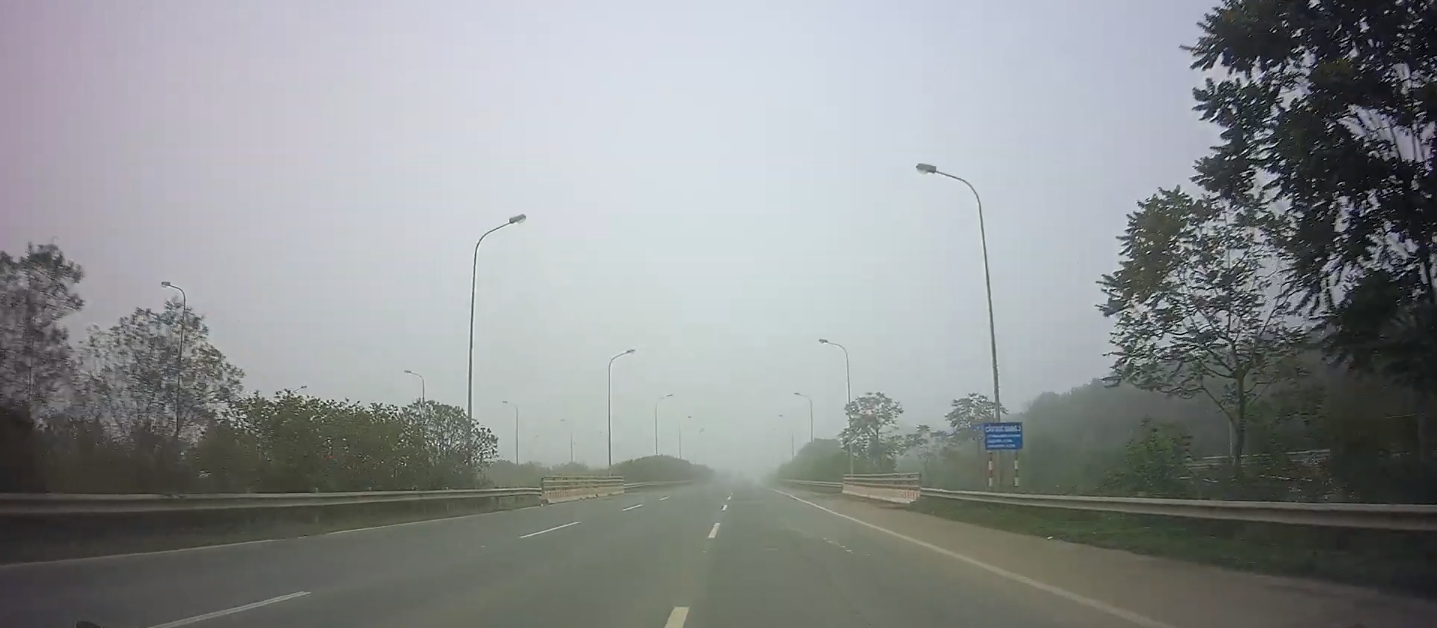
#> input picture fog_new.png, 1437 x 628 px
$ python RansacVanishingPoint.py
#> lines starting #> are read from the running program, lines starting #| are printed output that depends on the picture; after the words box and inside, x2 and y2 are one past the last pixel; in counts of white or black regions, pixels touching at a corner belong together
import numpy as np
import random
import matplotlib.pyplot as plt
import cv2

origin = cv2.imread('fog_new.png')
#> origin is the input picture: shape (628, 1437, 3); mean B, G, R 145.1, 144.3, 140.7
class Model(object):
    def fit(self, data):
        raise NotImplementedError

    def distance(self, data):
        raise NotImplementedError


class Line(object):
    def __init__(self, line):
        self.x1 = line[0]
        self.y1 = line[1]
        self.x2 = line[2]
        self.y2 = line[3]


class pointModel(Model):
    def __init__(self):
        self.params = None
        self.residual = 0

    def fit(self, lines):
        lines = lines[:, 0]
        X = []
        Y = []
        for i in range(len(lines) - 1):
            line1 = Line(lines[i])
            line2 = Line(lines[i + 1])
            x, y = getcrosspoint(line1, line2)
            X.append(x)
            Y.append(y)
        X = np.asarray(x).mean()
        Y = np.asarray(y).mean()
        self.params = [X, Y]
        for i in range(len(lines)):
            line = Line(lines[i])
            a, b, c = getlineparam(line)
            self.residual += (a * X + b * Y + c) / np.sqrt(a * a + b * b)

    def distance(self, samplelines):
        dists = []
        for line in samplelines:
            line = Line(line[0, :])
            [x, y] = self.params
            a, b, c = getlineparam(line)
            dist = abs((a * x + b * y + c) / np.sqrt(a * a + b * b))
            dists.append(dist)
        return np.asarray(dists)


def getlineparam(line):
    """
    For the line equation a*x+b*y+c=0, if we know two points(x1, y1)(x2,y2) in line, we can get
        a = y1 - y2
        b = x2 - x1
        c = x1*y2 - x2*y1
    """
    a = line.y1 - line.y2
    b = line.x2 - line.x1
    c = line.x1 * line.y2 - line.x2 * line.y1
    return a, b, c
def getcrosspoint(line1, line2):
    """
    if we have two lines: a1*x + b1*y + c1 = 0 and a2*x + b2*y + c2 = 0,
    when d(= a1 * b2 - a2 * b1) is zero, then the two lines are coincident or parallel.
    The cross point is :
        x = (b1 * c2 - b2 * c1) / d
        y = (a2 * c1 - a1 * c2) / d
    """
    a1, b1, c1 = getlineparam(line1)
    a2, b2, c2 = getlineparam(line2)
    d = a1 * b2 - a2 * b1
    if d == 0:
        return np.inf, np.inf
    x = (b1 * c2 - b2 * c1) / d
    y = (a2 * c1 - a1 * c2) / d
    return x, y


def ransac(lines, model, min_inliers, iterations=100, eps=1, random_seed=42):
    """
    Fits a model to observed data.

    Uses the RANSC iterative method of fitting a model to observed data.
    """
    random.seed(random_seed)

    if len(lines) <= 2:
        raise ValueError("Not enough input lines to fit the model.")

    if 0 < min_inliers and min_inliers < 1:
        min_inliers = int(min_inliers * len(lines))

    best_params = None
    best_inliers = None
    best_residual = np.inf
    best_iteration = None

    for i in range(iterations):
        indices = list(range(len(lines)))
        random.shuffle(indices)
        inliers = np.asarray([lines[i] for i in indices[:2]])
        shuffled_lines = np.asarray([lines[i] for i in indices[2:]])
        try:
            model.fit(inliers)
            dists = model.distance(shuffled_lines)
            more_inliers = shuffled_lines[np.where(dists <= eps)[0]]
            inliers = np.concatenate((inliers, more_inliers))

            if len(inliers) >= min_inliers:
                model.fit(inliers)
                if model.residual < best_residual:
                    best_params = model.params
                    best_inliers = inliers
                    best_residual = model.residual
                    best_iteration = i

        except ZeroDivisionError as e:
            print(e)

    if best_params is None:
        raise ValueError("RANSAC failed to find a sufficiently good fit for the data.")
    else:
        return (best_params, best_inliers, best_residual, best_iteration)


# process a lane line image directly
img = origin
# plt.figure(figsize=(15,5))
gray = cv2.cvtColor(img, cv2.COLOR_BGR2GRAY)
# plt.imshow(gray,cmap='gray')
# plt.show()

# canny edge detection to get the edge graph
blur_ksize = 5  # Gaussian blur kernel size
blured = cv2.GaussianBlur(gray, (blur_ksize, blur_ksize), 0, 0)
low_threshold = 20 # Canny edge detection low threshold
high_threshold = 80  # Canny edge detection high threshold
canny = cv2.Canny(blured, low_threshold, high_threshold)
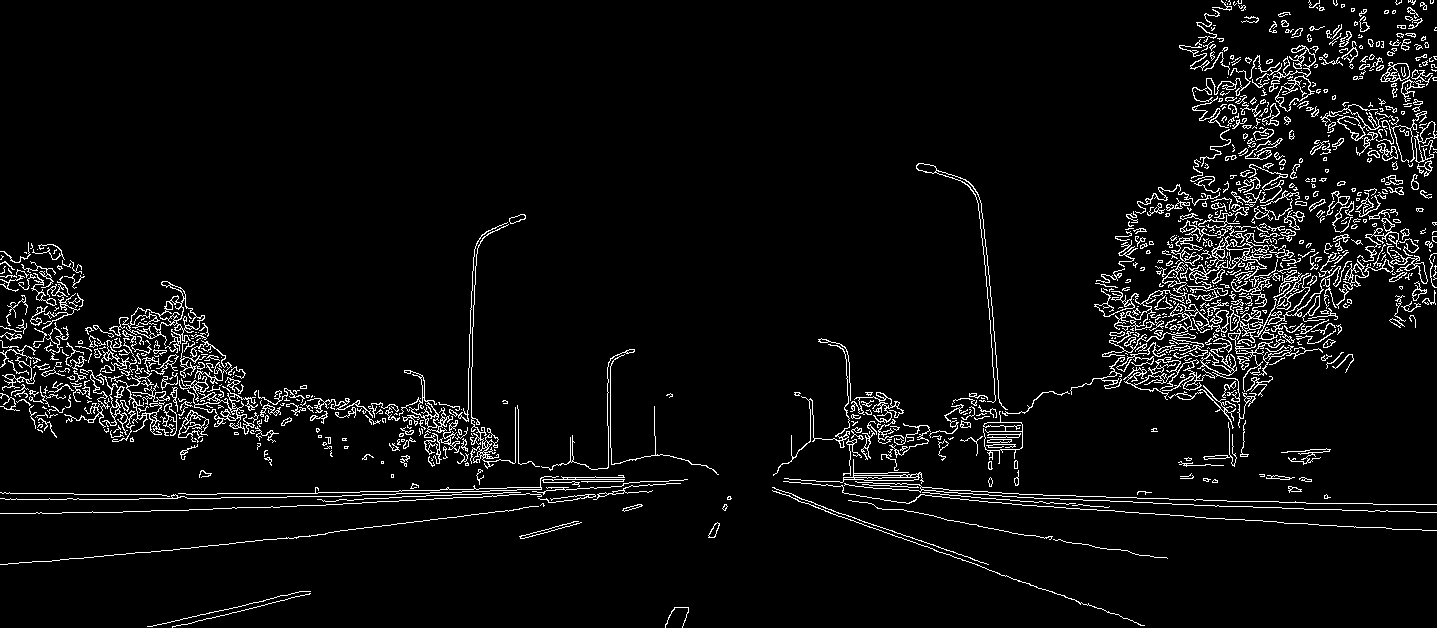
#> canny: shape (628, 1437); 5.1% white in thin lines or dots

# cv2.imshow('Canny edge', canny)
# cv2.waitKey()
def roi_mask(img, vertices):
  mask = np.zeros_like(img)
  mask_color = 255
  cv2.fillPoly(mask, vertices, mask_color)
  masked_img = cv2.bitwise_and(img, mask)
  return masked_img

roi_vtx = np.array([[(0, 550), (600, 450), (800, 450), (1400, 550)]])
roi_edges = roi_mask(canny, roi_vtx)
#> in roi_mask, `cv2.fillPoly(mask, vertices, mask_color)`:
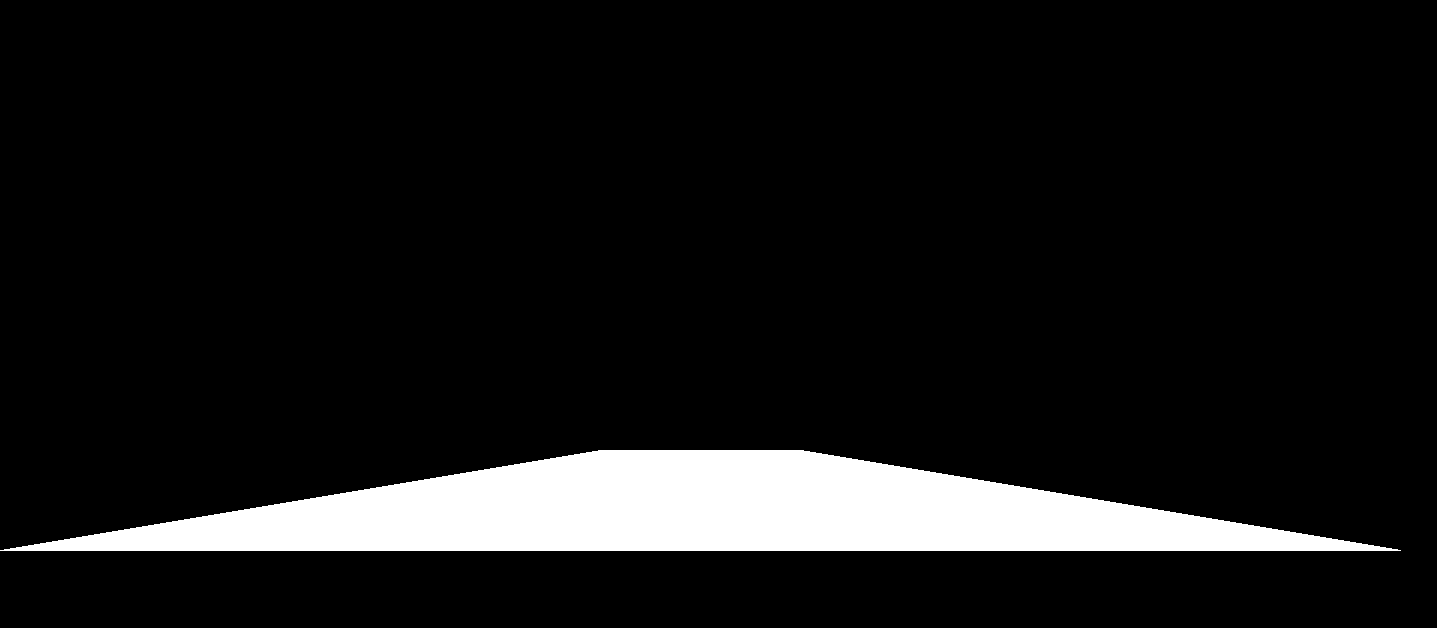
#> mask: shape (628, 1437); 9% white; 1 white region, box (x1, y1, x2, y2) and area: (0, 450, 1401, 551) 81401
#> in roi_mask, `masked_img = cv2.bitwise_and(img, mask)`:
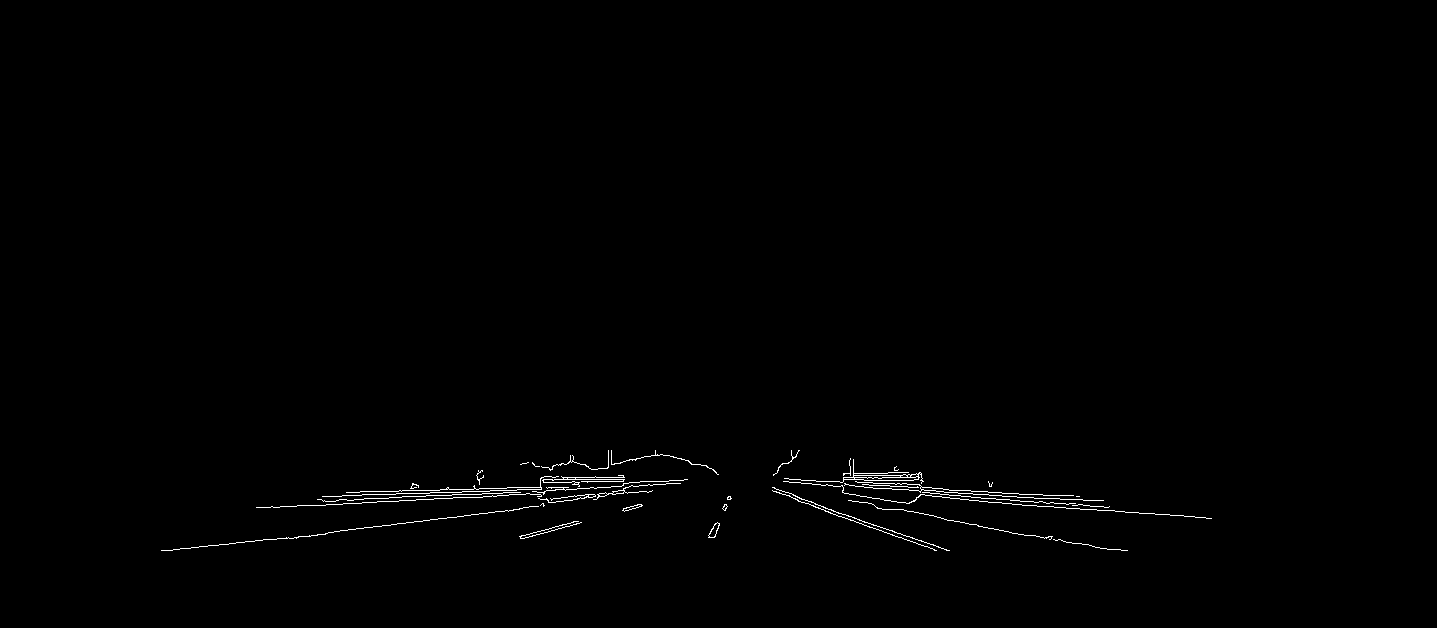
#> masked_img: shape (628, 1437); 0.55% white in thin lines or dots, all inside (x1, y1, x2, y2) = (161, 450, 1212, 551)
# plt.figure(figsize=(15,5))
# plt.imshow(roi_edges, cmap='gray')
# plt.show()

# use Hough Transform for line detection
rho = 1
theta = np.pi / 180
threshold = 30
min_line_length = 150
max_line_gap = 20

def draw_lines(img, lines, color=[255, 255, 255], thickness=1):
  for line in lines:
    for x1, y1, x2, y2 in line:
      cv2.line(img, (x1, y1), (x2, y2), color, thickness)

def hough_lines(img, rho, theta, threshold,
                min_line_len, max_line_gap):
  lines = cv2.HoughLinesP(img, rho, theta, threshold, np.array([]),
                          minLineLength=min_line_len,
                          maxLineGap=max_line_gap)
  line_img = np.zeros((img.shape[0], img.shape[1], 3), dtype=np.uint8)
  draw_lines(line_img, lines)
  return line_img, lines


line_img, lines= hough_lines(roi_edges, rho, theta, threshold,  min_line_length, max_line_gap)
#> in hough_lines, `lines = cv2.HoughLinesP(img, rho, theta, threshold, np.array([]), minL..`: lines = [[253, 541, 543, 506], [277, 507, 544, 493], [322, 496, 563, 488], [969, 500, 1205, 517], [445, 495, 680, 483], [842, 485, 1042, 498], [257, 507, 544, 492], [789, 495, 949, 550], [940, 494, 1109, 506], [773, 491, 936, 550]]
#> the loop in draw_lines, `for line in lines:` made 10 passes
#> after the loop in draw_lines, `for line in lines:`:
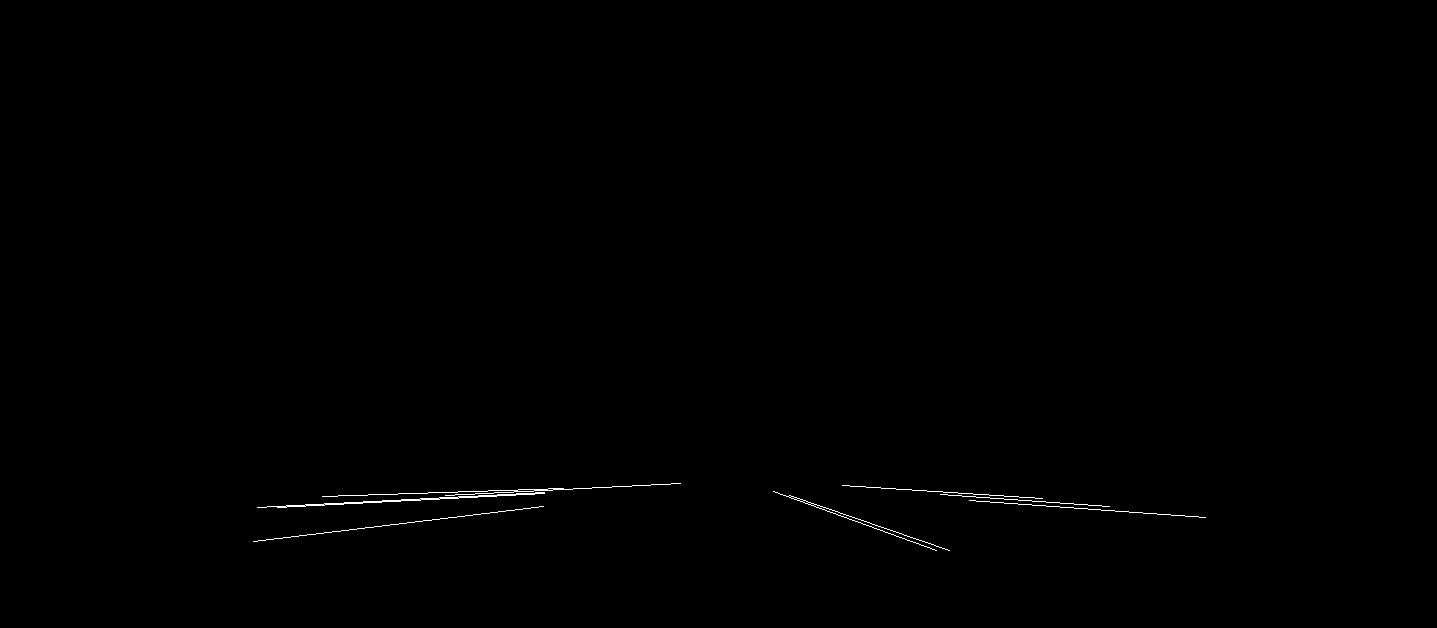
#> img: shape (628, 1437, 3); 0.25% white in thin lines or dots, all inside (x1, y1, x2, y2) = (253, 483, 1206, 551)

# cv2.imshow('hough line', line_img)
# cv2.waitKey()
Model = pointModel()
(params, inliers, residual, iteration) = ransac(lines, Model, 0.5, eps=1)
#> in ransac, `min_inliers = int(min_inliers * len(lines))`: min_inliers = 5
#> the loop in ransac, `for i in range(iterations):` made 100 passes
# cv2.line(line_img, (int (params[0]),int (params[1])), (int (params[0]), int  (params[1])), (0, 0, 255), 10)
# cv2.imshow("Diem Chan Troi", line_img)
# cv2.waitKey()
def VanishingPoint():
    return params
